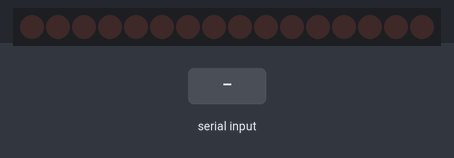
A sketch run on a simulated Arduino Uno, built with avr-gcc and run on an emulated ATmega328P. On the bench: 16 shift-register outputs drawn as a row of LEDs (first output left, lit = HIGH). Wiring (inferred from the names in the program): 2 × shift register (74HC595): data pin 4; shift clock pin 6; latch pin 5. Wiring (inferred from the signals the program sends): row of LEDs: on Q0, Q1, Q2, Q3, Q4, Q5, Q6, Q7, Q8, Q9, Q10, Q11, Q12, Q13, Q14, Q15. The test bench sets the inputs (shaded band).

Above: at 1.2 s.
1.3 s: "AllLightsOn\n" received over Serial
At 2.5 s:
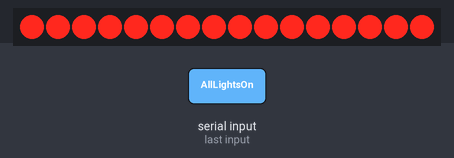
2.8 s: "AllLightsOff\n" received over Serial
At 3.7 s:
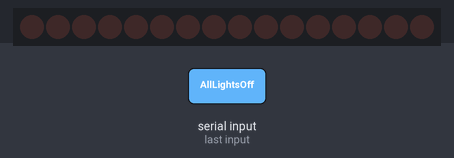
4.3 s: "WhiteLightsOn\n" received over Serial
At 4.9 s:
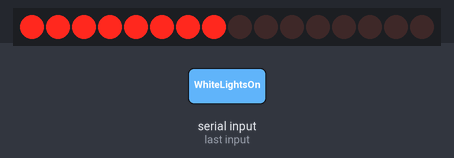
Timing chart, 0 to 7.3 s (numbered marks = the images above; inputs shaded):
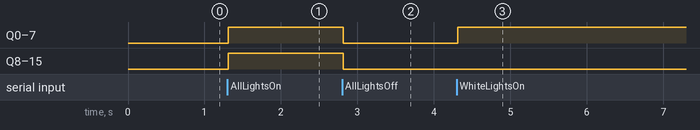

Measured:
- after the input at 1.3 s, Q0–15: LOW → HIGH at once
- after the input at 2.8 s, Q0–15: HIGH → LOW at once
- after the input at 4.3 s, Q0–7: LOW → HIGH at once

The sketch:

shift-register.ino
```cpp
#define ONE_SECOND 1000
#define SHIFT_REGISTER_COUNT 2
#define REGISTER_LIGHT_COUNT 8 // 8 output pins on 74HC595

// Lights
// ##########################################
#define DS_PIN 4   // Data pin
#define STCP_PIN 5 // Latch pin
#define SHCP_PIN 6 // Clock pin
#define LIGHT_COUNT (SHIFT_REGISTER_COUNT * REGISTER_LIGHT_COUNT)
#define WHITE_LIGHTS_REGSITER 1
#define COLOR_LIGHTS_REGISTER 2
boolean lights[LIGHT_COUNT];
// ##########################################

// Commands from serial
// ##########################################
String command; // Used to process commands from input

void setup() {
  Serial.begin(9600);
  initLights();
}

void loop() {
  if(Serial.available() > 0) {
    command = Serial.readStringUntil('\n');
    processCommand();
  }
}

void processCommand() {
  if(command == "DisplayLights") { displayLights(); }
  else if(command == "AllLightsOn") { allLightsOn(); }
  else if(command == "AllLightsOff") { allLightsOff(); }
  else if(command == "ColorLightsOn") { colorLightsOn(); }
  else if(command == "ColorLightsOff") { colorLightsOff(); }
  else if(command == "WhiteLightsOn") { whiteLightsOn(); }
  else if(command == "WhiteLightsOff") { whiteLightsOff(); }
}

//##########################################
// Lights
//##########################################
void initLights() {
  pinMode(DS_PIN, OUTPUT);
  pinMode(STCP_PIN, OUTPUT);
  pinMode(SHCP_PIN, OUTPUT);

  allLightsOff();
}

void displayLights() {
  char buffer[20];
  Serial.println("------------------------------------");
  for(int i=0; i < LIGHT_COUNT; i++) {
    sprintf (buffer, "Light %d: %d", i, lights[i]);
    Serial.println(buffer);
  }
  Serial.println("------------------------------------");
}

void allLightsOn() {
  for(int i=0; i<LIGHT_COUNT; i++) {
    lights[i] = HIGH;
  }
  updateLights();
}

void allLightsOff() {
  for(int i=0; i<LIGHT_COUNT; i++) {
    lights[i] = LOW;
  }
  updateLights();
}

void colorLightsOn() {
  updateRegisterPosition(COLOR_LIGHTS_REGISTER, HIGH);
  updateLights();
}

void colorLightsOff() {
  updateRegisterPosition(COLOR_LIGHTS_REGISTER, LOW);
  updateLights();
}

void whiteLightsOn() {
  updateRegisterPosition(WHITE_LIGHTS_REGSITER, HIGH);
  updateLights();
}

void whiteLightsOff() {
  updateRegisterPosition(WHITE_LIGHTS_REGSITER, LOW);
  updateLights();
}

void updateLights() {
  digitalWrite(STCP_PIN, LOW);
  for (int i = LIGHT_COUNT-1; i >= 0; i--) {
    digitalWrite(SHCP_PIN, LOW);
    digitalWrite(DS_PIN, lights[i]);
    digitalWrite(SHCP_PIN, HIGH);
  }
  digitalWrite(STCP_PIN, HIGH);
}

void updateRegisterPosition(int register_num, int value) {
  int start_val = (register_num - 1) * REGISTER_LIGHT_COUNT;
  int end_val = start_val+REGISTER_LIGHT_COUNT;
  for(int i=start_val; i<end_val; i++) {
    lights[i] = value;
  }
}
//##########################################
//##########################################
```
